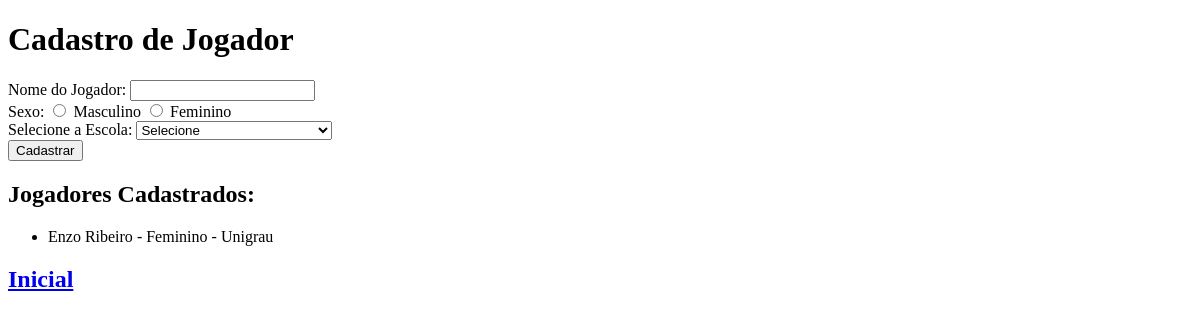
Before: /cadastro.php with the older database file.
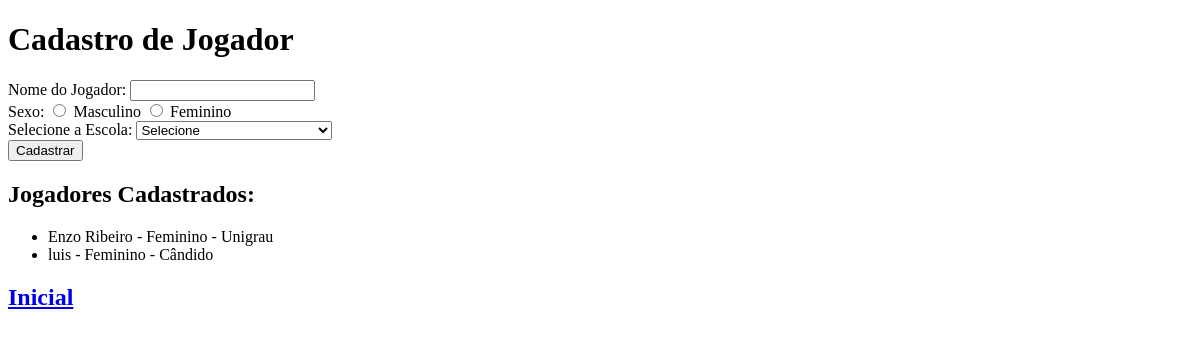
After: the same page with the newer database file.
### tables this page shows
CREATE TABLE IF NOT EXISTS `jogadores` (
  `id` int NOT NULL AUTO_INCREMENT,
  `nome` varchar(100) DEFAULT NULL,
  `sexo` varchar(1) DEFAULT NULL,
  `escola` varchar(100) DEFAULT NULL,
  `pontuacao` int DEFAULT '0',
  PRIMARY KEY (`id`)
);

### cadastro.php (the view, shortened to what this page needs)
<?php
include('db.php');
?>
<!DOCTYPE html>
<html lang="pt-br">
<head>
</head>
<body>
    <h1>Cadastro de Jogador</h1>
    <form id="formCadastro" method="POST" action="cadastro.php">
        <div class="form-control">
            <label for="nome">Nome do Jogador:</label>
            <input type="text" id="nome" name="nome" required>
        </div>
        <div class="form-control">
            <label>Sexo:</label>
            <input type="radio" id="masculino" name="sexo" value="M" required>
            <label for="masculino">Masculino</label>
            <input type="radio" id="feminino" name="sexo" value="F" required>
            <label for="feminino">Feminino</label>
        </div>
        <div class="form-control">
            <label for="escola">Selecione a Escola:</label>
            <select id="escola" name="escola" required>
                <option value="">Selecione</option>
            </select>
        </div>
        <button type="submit">Cadastrar</button>
    </form>
    <h2>Jogadores Cadastrados:</h2>
    <ul id="listaJogadores">
        <?php
        $sql = "SELECT * FROM jogadores";
        $result = $conn->query($sql);
        if ($result->num_rows > 0) {
            while ($row = $result->fetch_assoc()) {
                echo "<li>" . $row['nome'] . " - " . ($row['sexo'] == 'M' ? 'Masculino' : 'Feminino') . " - " . $row['escola'] . "</li>";
            }
        } else {
            echo "<li>Nenhum jogador cadastrado</li>";
        }
        ?>
    </ul>
    <h2><a href="index.php">Inicial</a></h2>
</body>
</html>

Changed rows visible on the page:
added jogadores: nome "luis", sexo "Feminino", escola "Cândido"
